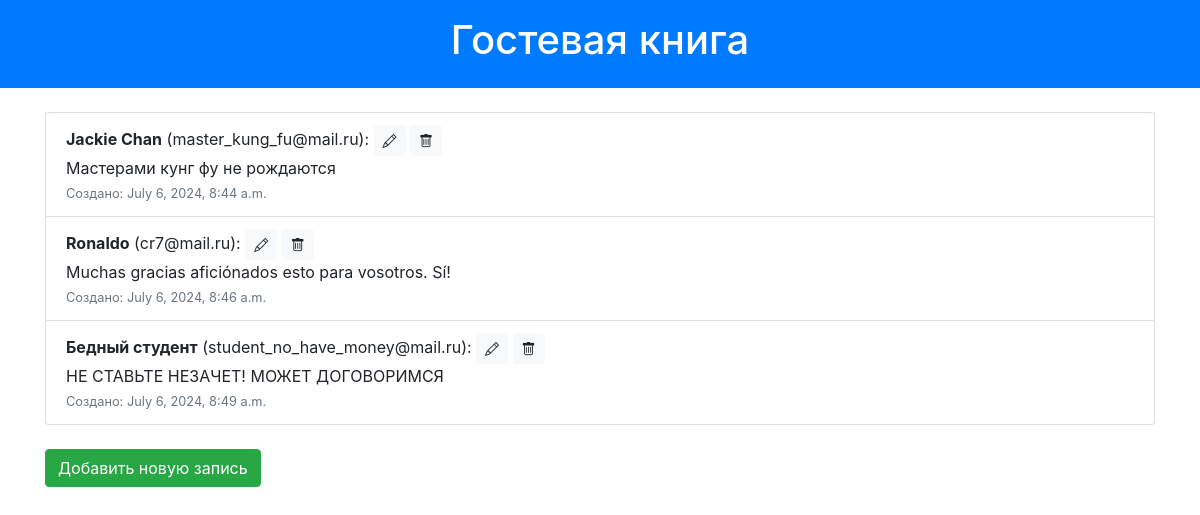
The app's page /, older data.
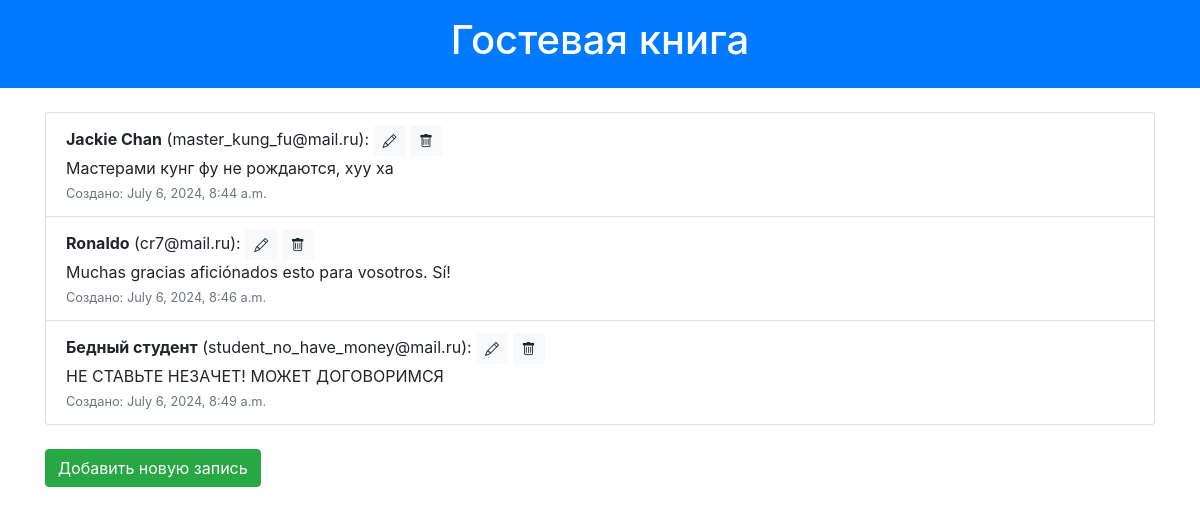
The same page, newer data.
### guestbook/models.py (models this page shows, shortened)
class GuestbookEntry(models.Model):
    objects = None
    STATUS_CHOICES = [
        ('active', 'Активно'),
        ('blocked', 'Заблокировано'),
    ]
    name_author = models.CharField(max_length=100, verbose_name="Имя автора")
    email_author = models.EmailField(verbose_name="Почта автора")
    entry_text = models.TextField(verbose_name="Текст записи")
    created = models.DateTimeField(auto_now_add=True, verbose_name="Время создания")
    updated = models.DateTimeField(auto_now=True, verbose_name="Время редактирования")
    status = models.CharField(
        max_length=10,
        choices=STATUS_CHOICES,
        default='active',
        verbose_name="Статус"
    )

### guestbook/views.py (the view)
# urls.py: path('', views.index, name='index'),
def index(request):
    entries = GuestbookEntry.objects.filter(status='active')
    return render(request, 'guestbook/index.html', {'entries': entries})

### guestbook/templates/guestbook/index.html
{% extends 'guestbook/base.html' %}
{% block content %}
    <ul class="list-group">
        {% for entry in entries %}
            <li class="list-group-item">
                <strong>{{ entry.name_author }}</strong> ({{ entry.email_author }}):
                    <a href="{% url 'edit_entry' entry.id %}" class="btn btn-light btn-sm"><i class="bi bi-pencil"></i></a>
                    <a href="{% url 'delete_entry' entry.id %}" class="btn btn-light btn-sm"><i class="bi bi-trash"></i></a>
                <br>
                {{ entry.entry_text }}
                <br>
                <small class="text-muted">Создано: {{ entry.created }}</small>
            </li>
        {% endfor %}
    </ul>
    <a href="{% url 'add_entry' %}" class="btn btn-success mt-4">Добавить новую запись</a>
{% endblock %}

Row changes from the older to the newer data that the page shows:
changed GuestbookEntry "Jackie Chan": entry_text "Мастерами кунг фу не рождаются" → "Мастерами кунг фу не рождаются, хуу ха"
